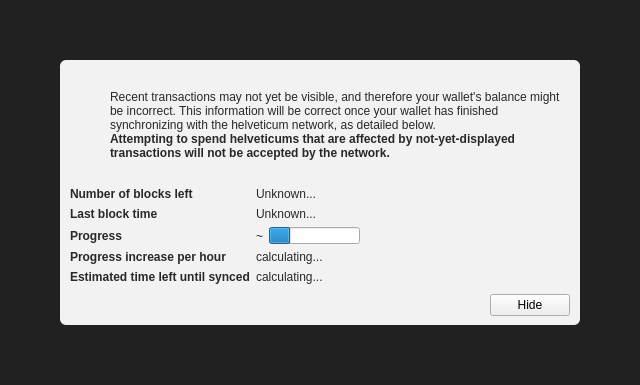
<?xml version="1.0" encoding="UTF-8"?>
<ui version="4.0">
 <class>ModalOverlay</class>
 <widget class="ModalOverlay" name="ModalOverlay">
  <property name="geometry">
   <rect>
    <x>0</x>
    <y>0</y>
    <width>640</width>
    <height>385</height>
   </rect>
  </property>
  <property name="windowTitle">
   <string>Form</string>
  </property>
  <layout class="QVBoxLayout" name="verticalLayout" stretch="0">
   <property name="sizeConstraint">
    <enum>QLayout::SetDefaultConstraint</enum>
   </property>
   <property name="leftMargin">
    <number>0</number>
   </property>
   <property name="topMargin">
    <number>0</number>
   </property>
   <property name="rightMargin">
    <number>0</number>
   </property>
   <property name="bottomMargin">
    <number>0</number>
   </property>
   <item>
    <widget class="QWidget" name="bgWidget" native="true">
     <property name="styleSheet">
      <string notr="true">#bgWidget { background: rgba(0,0,0,220); }</string>
     </property>
     <layout class="QVBoxLayout" name="verticalLayoutMain" stretch="1">
      <property name="leftMargin">
       <number>60</number>
      </property>
      <property name="topMargin">
       <number>60</number>
      </property>
      <property name="rightMargin">
       <number>60</number>
      </property>
      <property name="bottomMargin">
       <number>60</number>
      </property>
      <item>
       <widget class="QWidget" name="contentWidget" native="true">
        <property name="styleSheet">
         <string notr="true">#contentWidget { background: rgba(255,255,255,240); border-radius: 6px; }

QLabel { color: rgb(40,40,40);  }</string>
        </property>
        <layout class="QVBoxLayout" name="verticalLayoutSub" stretch="1,0,0,0">
         <property name="spacing">
          <number>0</number>
         </property>
         <property name="leftMargin">
          <number>10</number>
         </property>
         <property name="topMargin">
          <number>10</number>
         </property>
         <property name="rightMargin">
          <number>10</number>
         </property>
         <property name="bottomMargin">
          <number>10</number>
         </property>
         <item>
          <layout class="QHBoxLayout" name="horizontalLayoutIconText" stretch="0,1">
           <property name="topMargin">
            <number>20</number>
           </property>
           <item>
            <layout class="QVBoxLayout" name="verticalLayoutIcon">
             <property name="leftMargin">
              <number>0</number>
             </property>
             <item>
              <widget class="QPushButton" name="warningIcon">
               <property name="enabled">
                <bool>false</bool>
               </property>
               <property name="text">
                <string/>
               </property>
               <property name="icon">
                <iconset>
                 <normaloff>:/icons/warning</normaloff>
                 <disabledoff>:/icons/warning</disabledoff>:/icons/warning</iconset>
               </property>
               <property name="iconSize">
                <size>
                 <width>48</width>
                 <height>48</height>
                </size>
               </property>
               <property name="flat">
                <bool>true</bool>
               </property>
              </widget>
             </item>
             <item>
              <spacer name="verticalSpacerWarningIcon">
               <property name="orientation">
                <enum>Qt::Vertical</enum>
               </property>
               <property name="sizeHint" stdset="0">
                <size>
                 <width>20</width>
                 <height>40</height>
                </size>
               </property>
              </spacer>
             </item>
            </layout>
           </item>
           <item>
            <layout class="QVBoxLayout" name="verticalLayoutInfoText">
             <property name="leftMargin">
              <number>0</number>
             </property>
             <property name="topMargin">
              <number>0</number>
             </property>
             <item>
              <widget class="QLabel" name="infoText">
               <property name="text">
                <string>Recent transactions may not yet be visible, and therefore your wallet's balance might be incorrect. This information will be correct once your wallet has finished synchronizing with the helveticum network, as detailed below.</string>
               </property>
               <property name="textFormat">
                <enum>Qt::RichText</enum>
               </property>
               <property name="wordWrap">
                <bool>true</bool>
               </property>
              </widget>
             </item>
             <item>
              <widget class="QLabel" name="infoTextStrong">
               <property name="font">
                <font>
                 <weight>75</weight>
                 <bold>true</bold>
                </font>
               </property>
               <property name="text">
                <string>Attempting to spend helveticums that are affected by not-yet-displayed transactions will not be accepted by the network.</string>
               </property>
               <property name="textFormat">
                <enum>Qt::RichText</enum>
               </property>
               <property name="wordWrap">
                <bool>true</bool>
               </property>
              </widget>
             </item>
             <item>
              <spacer name="verticalSpacerInTextSpace">
               <property name="orientation">
                <enum>Qt::Vertical</enum>
               </property>
               <property name="sizeHint" stdset="0">
                <size>
                 <width>20</width>
                 <height>40</height>
                </size>
               </property>
              </spacer>
             </item>
            </layout>
           </item>
          </layout>
         </item>
         <item>
          <spacer name="verticalSpacerAfterText">
           <property name="orientation">
            <enum>Qt::Vertical</enum>
           </property>
           <property name="sizeHint" stdset="0">
            <size>
             <width>20</width>
             <height>40</height>
            </size>
           </property>
          </spacer>
         </item>
         <item>
          <layout class="QFormLayout" name="formLayout">
           <property name="fieldGrowthPolicy">
            <enum>QFormLayout::FieldsStayAtSizeHint</enum>
           </property>
           <property name="horizontalSpacing">
            <number>6</number>
           </property>
           <property name="verticalSpacing">
            <number>6</number>
           </property>
           <property name="topMargin">
            <number>10</number>
           </property>
           <item row="0" column="0">
            <widget class="QLabel" name="labelNumberOfBlocksLeft">
             <property name="font">
              <font>
               <weight>75</weight>
               <bold>true</bold>
              </font>
             </property>
             <property name="text">
              <string>Number of blocks left</string>
             </property>
            </widget>
           </item>
           <item row="0" column="1">
            <widget class="QLabel" name="numberOfBlocksLeft">
             <property name="text">
              <string>Unknown...</string>
             </property>
            </widget>
           </item>
           <item row="1" column="0">
            <widget class="QLabel" name="labelLastBlockTime">
             <property name="font">
              <font>
               <weight>75</weight>
               <bold>true</bold>
              </font>
             </property>
             <property name="text">
              <string>Last block time</string>
             </property>
            </widget>
           </item>
           <item row="1" column="1">
            <widget class="QLabel" name="newestBlockDate">
             <property name="sizePolicy">
              <sizepolicy hsizetype="Maximum" vsizetype="Preferred">
               <horstretch>0</horstretch>
               <verstretch>0</verstretch>
              </sizepolicy>
             </property>
             <property name="text">
              <string>Unknown...</string>
             </property>
            </widget>
           </item>
           <item row="2" column="0">
            <widget class="QLabel" name="labelSyncDone">
             <property name="font">
              <font>
               <weight>75</weight>
               <bold>true</bold>
              </font>
             </property>
             <property name="text">
              <string>Progress</string>
             </property>
            </widget>
           </item>
           <item row="2" column="1">
            <layout class="QHBoxLayout" name="horizontalLayoutSync" stretch="0,1">
             <item>
              <widget class="QLabel" name="percentageProgress">
               <property name="text">
                <string notr="true">~</string>
               </property>
              </widget>
             </item>
             <item>
              <widget class="QProgressBar" name="progressBar">
               <property name="value">
                <number>24</number>
               </property>
               <property name="format">
                <string/>
               </property>
              </widget>
             </item>
            </layout>
           </item>
           <item row="4" column="0">
            <widget class="QLabel" name="labelProgressIncrease">
             <property name="font">
              <font>
               <weight>75</weight>
               <bold>true</bold>
              </font>
             </property>
             <property name="text">
              <string>Progress increase per hour</string>
             </property>
            </widget>
           </item>
           <item row="4" column="1">
            <widget class="QLabel" name="progressIncreasePerH">
             <property name="text">
              <string>calculating...</string>
             </property>
            </widget>
           </item>
           <item row="5" column="0">
            <widget class="QLabel" name="labelEstimatedTimeLeft">
             <property name="font">
              <font>
               <weight>75</weight>
               <bold>true</bold>
              </font>
             </property>
             <property name="text">
              <string>Estimated time left until synced</string>
             </property>
            </widget>
           </item>
           <item row="5" column="1">
            <widget class="QLabel" name="expectedTimeLeft">
             <property name="text">
              <string>calculating...</string>
             </property>
            </widget>
           </item>
          </layout>
         </item>
         <item>
          <layout class="QHBoxLayout" name="horizontalLayoutButtons">
           <property name="leftMargin">
            <number>10</number>
           </property>
           <property name="topMargin">
            <number>10</number>
           </property>
           <item>
            <spacer name="horizontalSpacer">
             <property name="orientation">
              <enum>Qt::Horizontal</enum>
             </property>
             <property name="sizeHint" stdset="0">
              <size>
               <width>40</width>
               <height>20</height>
              </size>
             </property>
            </spacer>
           </item>
           <item>
            <widget class="QPushButton" name="closeButton">
             <property name="text">
              <string>Hide</string>
             </property>
            </widget>
           </item>
          </layout>
         </item>
        </layout>
       </widget>
      </item>
     </layout>
    </widget>
   </item>
  </layout>
 </widget>
 <customwidgets>
  <customwidget>
   <class>ModalOverlay</class>
   <extends>QWidget</extends>
   <header>modaloverlay.h</header>
   <container>1</container>
  </customwidget>
 </customwidgets>
 <resources/>
 <connections/>
</ui>
